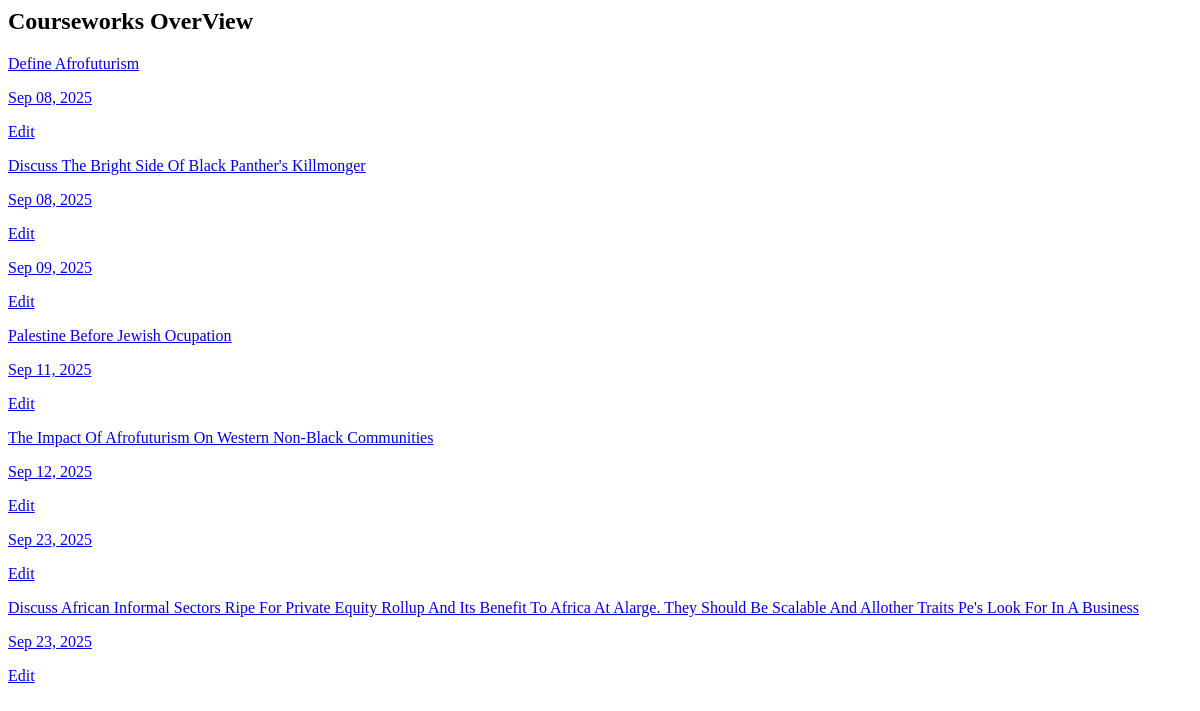
/list/, run on an earlier commit of the app's database.
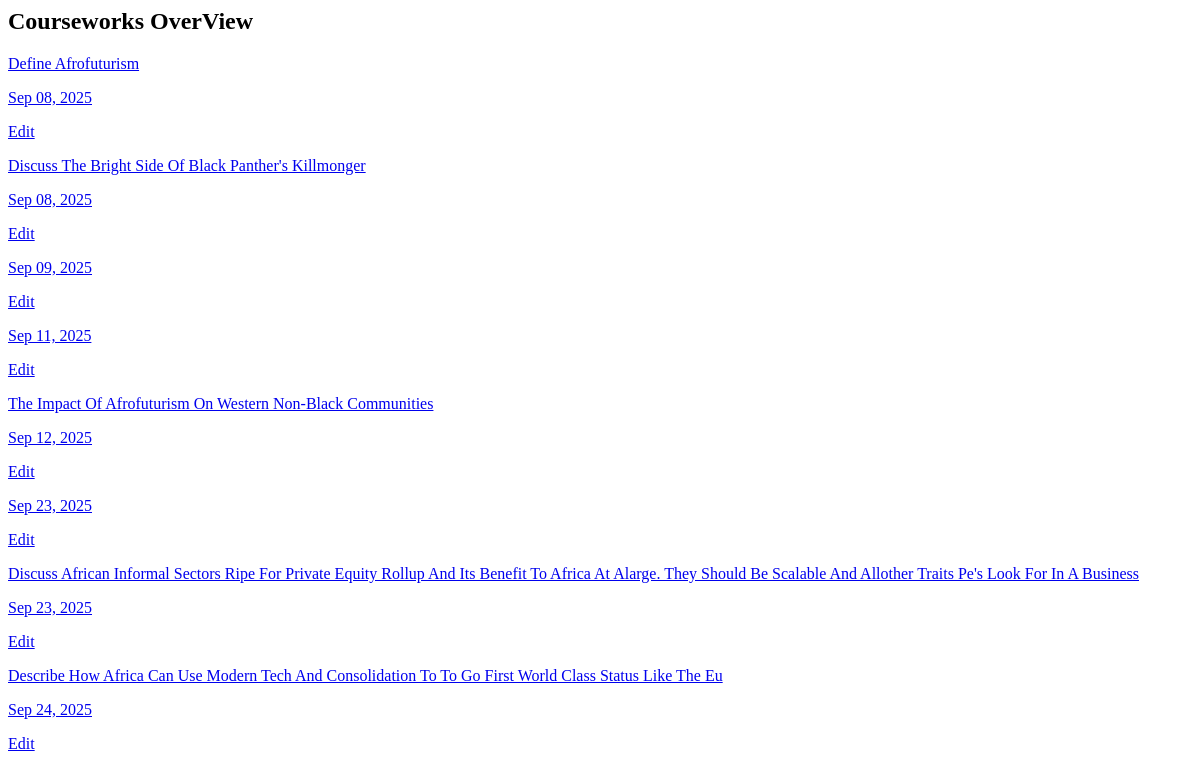
And on a later commit of the database.
### core/models.py (models this page shows, shortened)
class CourseWork(models.Model):
    user = models.ForeignKey(CustomUser, on_delete=models.CASCADE)
    question = models.TextField(max_length=500, blank = True, null=True)
    answer = CKEditor5Field(config_name='extends')
    created = models.DateTimeField(auto_now_add = True,)

### core/views.py (the view)
# urls.py: path("list/", List.as_view(), name = "list"),
class List(ListView):
    name = "coursework_list"
    model = CourseWork
    template_name = "list.html"

### templates/list.html (shortened to what this page needs)
{% load static %}
<c-base>
  <div class="h-full w-full p-8 flex flex-col gap-8">
    <div class=" p-6 rounded-lg shadow-lg">
      <h2 class="text-2xl font-bold text-white mb-4">Courseworks OverView</h2>
      {% for coursework in coursework_list %}
        {% if coursework.answer %}
          <a href="{% url 'coursework' coursework.pk %}"" class="flex justify-between py-3 border-b ">
            <p class="text-gray-300">{{ coursework.question | title}} </p>
            <p class="text-gray-400 text-sm">{{ coursework.created|date:"M d, Y" }} </p>
            <a href="{% url 'editor' pk=coursework.pk %}">Edit</a>
          </a>
        {% endif %}
      {% endfor %}
    </div>
</div>
</c-base>

What changed in the data, as far as the page shows it:
changed CourseWork "Sep 11, 2025": question "Palestine Before Jewish Ocupation" → (not shown)
added CourseWork: question "Describe How Africa Can Use Modern Tech And Consolidation To To Go First World Class Status Like The Eu", created "Sep 24, 2025"
